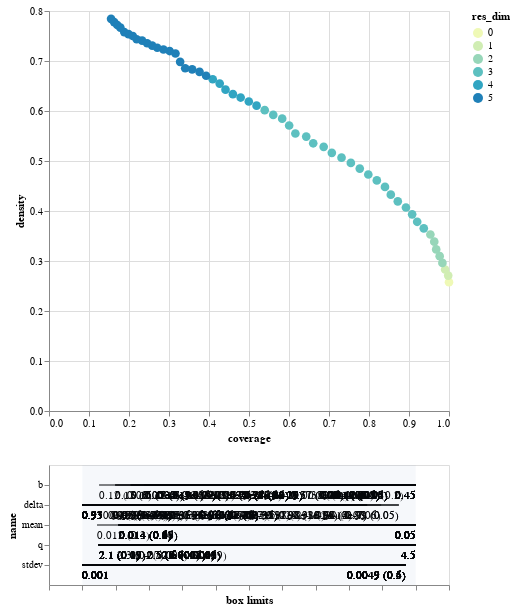

Notebook code for this chart:
### Code cell
box.inspect_tradeoff()

### Figure 1 — Vega-Lite specification as saved in the notebook (floating-point values rounded to 4 significant figures; data arrays with more than 128 entries replaced by an {"elided": "..."} marker saying what was removed)
{"config": {"view": {"continuousWidth": 400, "continuousHeight": 300}}, "vconcat": [{"data": {"name": "data-79d55090da2c07ca6f358c4d584857ee"}, "mark": {"type": "circle", "size": 75}, "encoding": {"color": {"type": "ordinal", "field": "res_dim", "scale": {"range": ["#eff9b6", "#d0edb3", "#97d6b9", "#5dc0c0", "#31a5c2", "#1f80b8", "#2354a3", "#21318d"]}}, "opacity": {"condition": {"value": 1, "selection": "selector004"}, "value": 0.4}, "tooltip": [{"type": "ordinal", "field": "id"}, {"type": "quantitative", "field": "coverage", "format": ".2"}, {"type": "quantitative", "field": "density", "format": ".2"}, {"type": "ordinal", "field": "res_dim"}], "x": {"type": "quantitative", "field": "coverage"}, "y": {"type": "quantitative", "field": "density"}}, "height": 400, "selection": {"selector004": {"type": "single", "fields": ["id"]}}, "width": 400}, {"layer": [{"data": {"name": "data-5a607cfa449cd74a4b3f093911b8f1d0"}, "mark": "rule", "encoding": {"x": {"type": "quantitative", "axis": {"grid": false, "labels": false, "title": "box limits"}, "field": "x_lower", "scale": {"domain": [0, 1], "padding": 0.1}}, "x2": {"field": "x_upper"}, "y": {"type": "nominal", "field": "name", "scale": {"padding": 1.0}}}, "transform": [{"calculate": "(datum.x1-datum.minimum)/(datum.maximum-datum.minimum)", "as": "x_lower"}, {"calculate": "(datum.x2-datum.minimum)/(datum.maximum-datum.minimum)", "as": "x_upper"}, {"filter": {"selection": "selector004"}}], "width": 400}, {"data": {"name": "data-5a607cfa449cd74a4b3f093911b8f1d0"}, "mark": {"type": "text", "align": "left", "baseline": "top", "dy": 5}, "encoding": {"text": {"type": "ordinal", "field": "text"}, "x": {"type": "quantitative", "axis": {"grid": false, "labels": false, "title": "box limits"}, "field": "x_lower", "scale": {"domain": [0, 1], "padding": 0.1}}, "x2": {"field": "x_upper"}, "y": {"type": "nominal", "field": "name", "scale": {"padding": 1.0}}}, "transform": [{"calculate": "(datum.x1-datum.minimum)/(datum.maximum-datum.minimum)", "as": "x_lower"}, {"calculate": "(datum.x2-datum.minimum)/(datum.maximum-datum.minimum)", "as": "x_upper"}, {"filter": {"selection": "selector004"}}, {"calculate": "datum.qp_lower>0?format(datum.x1, \".2\")+\" (\"+format(datum.qp_lower, \".1~g\")+\")\" :format(datum.x1, \".2\")", "as": "text"}], "width": 400}, {"data": {"name": "data-5a607cfa449cd74a4b3f093911b8f1d0"}, "mark": {"type": "text", "align": "right", "baseline": "top", "dy": 5}, "encoding": {"text": {"type": "ordinal", "field": "text"}, "x": {"type": "quantitative", "field": "x_upper"}, "x2": {"field": "x_upper"}, "y": {"type": "nominal", "field": "name", "scale": {"padding": 1.0}}}, "transform": [{"calculate": "(datum.x1-datum.minimum)/(datum.maximum-datum.minimum)", "as": "x_lower"}, {"calculate": "(datum.x2-datum.minimum)/(datum.maximum-datum.minimum)", "as": "x_upper"}, {"filter": {"selection": "selector004"}}, {"calculate": "datum.qp_upper>0?format(datum.x2, \".2\")+\" (\"+format(datum.qp_upper, \".1\")+\")\" :format(datum.x2, \".2\")", "as": "text"}], "width": 400}, {"data": {"name": "data-bb8d07f6df3d47a6a475317795287b23"}, "mark": {"type": "rect", "opacity": 0.05}, "encoding": {"x": {"type": "quantitative", "field": "start"}, "x2": {"field": "end"}}}, {"data": {"name": "data-d751713988987e9331980363e24189ce"}, "mark": "point", "encoding": {"x": {"type": "quantitative", "field": "x"}, "y": {"type": "nominal", "field": "name"}}, "transform": [{"filter": {"selection": "selector004"}}], "width": 400}, {"data": {"name": "data-d751713988987e9331980363e24189ce"}, "mark": {"type": "text", "align": "center", "baseline": "top", "dy": 5}, "encoding": {"text": {"type": "nominal", "field": "item"}, "x": {"type": "quantitative", "field": "x"}, "y": {"type": "nominal", "field": "name"}}, "transform": [{"filter": {"selection": "selector004"}}], "width": 400}]}], "$schema": "https://vega.github.io/schema/vega-lite/v4.8.1.json", "datasets": {"data-79d55090da2c07ca6f358c4d584857ee": [{"coverage": 1.0, "density": 0.2577, "id": 0, "mass": 1.0, "mean": 0.2577, "res_dim": 0}, {"coverage": 0.9981, "density": 0.2708, "id": 1, "mass": 0.95, "mean": 0.2708, "res_dim": 1}, {"coverage": 0.9903, "density": 0.283, "id": 2, "mass": 0.902, "mean": 0.283, "res_dim": 1}, {"coverage": 0.9835, "density": 0.2961, "id": 3, "mass": 0.856, "mean": 0.2961, "res_dim": 2}, {"coverage": 0.9767, "density": 0.3097, "id": 4, "mass": 0.813, "mean": 0.3097, "res_dim": 2}, {"coverage": 0.968, "density": 0.3232, "id": 5, "mass": 0.772, "mean": 0.3232, "res_dim": 2}, {"coverage": 0.9631, "density": 0.3387, "id": 6, "mass": 0.733, "mean": 0.3387, "res_dim": 2}, {"coverage": 0.9534, "density": 0.3531, "id": 7, "mass": 0.696, "mean": 0.3531, "res_dim": 2}, {"coverage": 0.937, "density": 0.3654, "id": 8, "mass": 0.661, "mean": 0.3654, "res_dim": 3}, {"coverage": 0.9205, "density": 0.3784, "id": 9, "mass": 0.627, "mean": 0.3784, "res_dim": 3}, {"coverage": 0.9079, "density": 0.3933, "id": 10, "mass": 0.595, "mean": 0.3933, "res_dim": 3}, {"coverage": 0.8923, "density": 0.4071, "id": 11, "mass": 0.565, "mean": 0.4071, "res_dim": 3}, {"coverage": 0.872, "density": 0.4193, "id": 12, "mass": 0.536, "mean": 0.4193, "res_dim": 3}, {"coverage": 0.8545, "density": 0.4327, "id": 13, "mass": 0.509, "mean": 0.4327, "res_dim": 3}, {"coverage": 0.84, "density": 0.4482, "id": 14, "mass": 0.483, "mean": 0.4482, "res_dim": 3}, {"coverage": 0.8196, "density": 0.4612, "id": 15, "mass": 0.458, "mean": 0.4612, "res_dim": 3}, {"coverage": 0.7983, "density": 0.473, "id": 16, "mass": 0.435, "mean": 0.473, "res_dim": 3}, {"coverage": 0.7769, "density": 0.4849, "id": 17, "mass": 0.413, "mean": 0.4849, "res_dim": 3}, {"coverage": 0.7546, "density": 0.4962, "id": 18, "mass": 0.392, "mean": 0.4962, "res_dim": 3}, {"coverage": 0.7313, "density": 0.5067, "id": 19, "mass": 0.372, "mean": 0.5067, "res_dim": 3}, {"coverage": 0.7071, "density": 0.5163, "id": 20, "mass": 0.353, "mean": 0.5163, "res_dim": 3}, {"coverage": 0.6867, "density": 0.5284, "id": 21, "mass": 0.335, "mean": 0.5284, "res_dim": 3}, {"coverage": 0.6605, "density": 0.5354, "id": 22, "mass": 0.318, "mean": 0.5354, "res_dim": 3}, {"coverage": 0.6431, "density": 0.5488, "id": 23, "mass": 0.302, "mean": 0.5488, "res_dim": 3}, {"coverage": 0.6159, "density": 0.5551, "id": 24, "mass": 0.286, "mean": 0.5551, "res_dim": 3}, {"coverage": 0.6004, "density": 0.571, "id": 25, "mass": 0.271, "mean": 0.571, "res_dim": 3}, {"coverage": 0.5829, "density": 0.5846, "id": 26, "mass": 0.257, "mean": 0.5846, "res_dim": 3}, {"coverage": 0.5606, "density": 0.5922, "id": 27, "mass": 0.244, "mean": 0.5922, "res_dim": 3}, {"coverage": 0.5393, "density": 0.6017, "id": 28, "mass": 0.231, "mean": 0.6017, "res_dim": 3}, {"coverage": 0.5189, "density": 0.6107, "id": 29, "mass": 0.219, "mean": 0.6107, "res_dim": 4}, {"coverage": 0.4995, "density": 0.619, "id": 30, "mass": 0.208, "mean": 0.619, "res_dim": 4}, {"coverage": 0.4791, "density": 0.6269, "id": 31, "mass": 0.197, "mean": 0.6269, "res_dim": 4}, {"coverage": 0.4597, "density": 0.6337, "id": 32, "mass": 0.187, "mean": 0.6337, "res_dim": 4}, {"coverage": 0.4413, "density": 0.6427, "id": 33, "mass": 0.177, "mean": 0.6427, "res_dim": 4}, {"coverage": 0.4268, "density": 0.6548, "id": 34, "mass": 0.168, "mean": 0.6548, "res_dim": 4}, {"coverage": 0.4093, "density": 0.6635, "id": 35, "mass": 0.159, "mean": 0.6635, "res_dim": 4}, {"coverage": 0.3928, "density": 0.6705, "id": 36, "mass": 0.151, "mean": 0.6705, "res_dim": 5}, {"coverage": 0.3763, "density": 0.6783, "id": 37, "mass": 0.143, "mean": 0.6783, "res_dim": 5}, {"coverage": 0.3579, "density": 0.6833, "id": 38, "mass": 0.135, "mean": 0.6833, "res_dim": 5}, {"coverage": 0.3404, "density": 0.6855, "id": 39, "mass": 0.128, "mean": 0.6855, "res_dim": 5}, {"coverage": 0.3278, "density": 0.6983, "id": 40, "mass": 0.121, "mean": 0.6983, "res_dim": 5}, {"coverage": 0.3162, "density": 0.7149, "id": 41, "mass": 0.114, "mean": 0.7149, "res_dim": 5}, {"coverage": 0.3016, "density": 0.7199, "id": 42, "mass": 0.108, "mean": 0.7199, "res_dim": 5}, {"coverage": 0.2861, "density": 0.723, "id": 43, "mass": 0.102, "mean": 0.723, "res_dim": 5}, {"coverage": 0.2706, "density": 0.7266, "id": 44, "mass": 0.096, "mean": 0.7266, "res_dim": 5}, {"coverage": 0.258, "density": 0.7308, "id": 45, "mass": 0.091, "mean": 0.7308, "res_dim": 5}, {"coverage": 0.2454, "density": 0.7355, "id": 46, "mass": 0.086, "mean": 0.7355, "res_dim": 5}, {"coverage": 0.2328, "density": 0.7407, "id": 47, "mass": 0.081, "mean": 0.7407, "res_dim": 5}, {"coverage": 0.2192, "density": 0.7434, "id": 48, "mass": 0.076, "mean": 0.7434, "res_dim": 5}, {"coverage": 0.2095, "density": 0.75, "id": 49, "mass": 0.072, "mean": 0.75, "res_dim": 5}, {"coverage": 0.1988, "density": 0.7537, "id": 50, "mass": 0.068, "mean": 0.7537, "res_dim": 5}, {"coverage": 0.1882, "density": 0.7578, "id": 51, "mass": 0.064, "mean": 0.7578, "res_dim": 5}, {"coverage": 0.1785, "density": 0.7667, "id": 52, "mass": 0.06, "mean": 0.7667, "res_dim": 5}, {"coverage": 0.1707, "density": 0.7719, "id": 53, "mass": 0.057, "mean": 0.7719, "res_dim": 5}, {"coverage": 0.1629, "density": 0.7778, "id": 54, "mass": 0.054, "mean": 0.7778, "res_dim": 5}, {"coverage": 0.1552, "density": 0.7843, "id": 55, "mass": 0.051, "mean": 0.7843, "res_dim": 5}], "data-5a607cfa449cd74a4b3f093911b8f1d0": {"elided": "203 records"}, "data-bb8d07f6df3d47a6a475317795287b23": [{"start": 0, "end": 1}], "data-d751713988987e9331980363e24189ce": []}}
